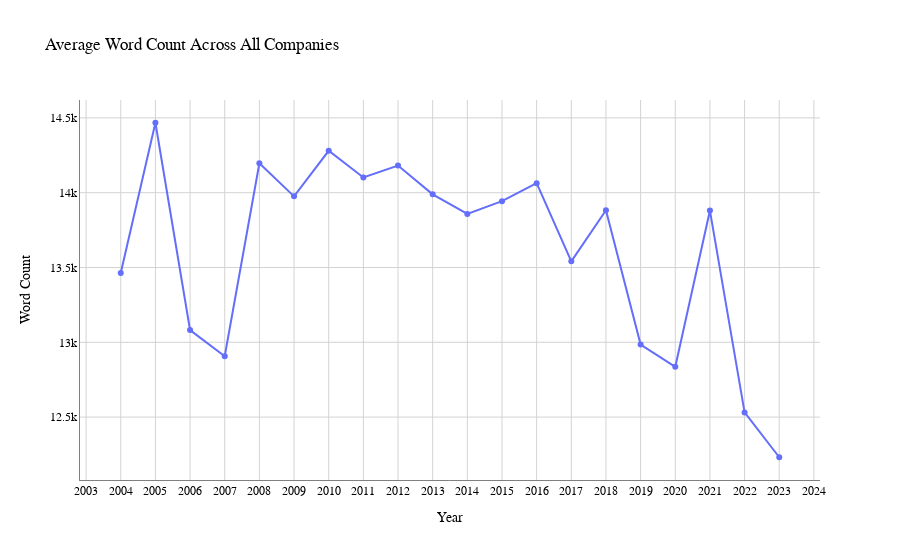

Write notebook code for a chart like this one.
### Markdown cell above
#### Word Count Over Time by Company

### Code cell
# Plot - Word Count over time by Company
def plot_data(selected_companies):
    global fig  
    fig = go.Figure()

    if not selected_companies:
        avg_data = df.groupby('Year')['Word Count'].mean().reset_index()
        fig.add_trace(go.Scatter(
            x=avg_data['Year'],
            y=avg_data['Word Count'],
            mode='lines+markers',
            name='Average Word Count',
            hoverinfo='all'
        ))
        title_text = "Average Word Count Across All Companies"
    else:
        max_word_count = 0
        company_names = []

        for company in selected_companies:
            company_data = df[df['Company'] == company].sort_values('Year')
            current_max = company_data['Word Count'].max()
            if current_max > max_word_count:
                max_word_count = current_max

            fig.add_trace(go.Scatter(
                x=company_data['Year'],
                y=company_data['Word Count'],
                mode='lines+markers',
                name=company,
                hoverinfo='all'
            ))

            company_names.append(company)

        title_text = f"Word Count Time Series for {' & '.join(company_names)}"

    fig.update_layout(
        title=title_text,
        xaxis_title='Year',
        yaxis_title='Word Count',
        legend_title='Company',
        hovermode='closest',
        plot_bgcolor='white',
        xaxis=dict(
            tickmode='linear',
            dtick=1,
            showline=True,
            showgrid=True,
            linecolor='gray',
            gridcolor='lightgray'
        ),
        yaxis=dict(
            showline=True,
            showgrid=True,
            linecolor='gray',
            gridcolor='lightgray'
        ),
        font=dict(
            family="Arial, sans-serif",
            size=12,
            color="black"
        )
    )

    fig.show()

# Function to save the plot
def save_plot(_):
    if not company_dropdown.value:
        filename = 'average_word_count_across_all_companies.html'
    else:
        company_names = '_'.join(company_dropdown.value).replace(' ', '_')
        filename = f'word_count_time_series_for_{company_names}.html'
    fig.write_html(filename)
    print(f'Plot saved as {filename}')

# Dropdown for selecting the company with multiple-selections
company_dropdown = widgets.SelectMultiple(
    options=sorted(df['Company'].unique()),
    description='Company:',
    disabled=False
)

# Save button
save_button = Button(description="Save Plot")
save_button.on_click(save_plot)

# Displaying the plot
ui = VBox([company_dropdown, save_button])
interact(plot_data, selected_companies=company_dropdown)
display(ui)

####### In order to select multiple companies at the same time -> hold CTRL + left mouse click #######

### Figure 1 — Plotly figure (JSON) as saved in the notebook; plotly's stock layout.template omitted (floating-point values rounded to 4 significant figures)
{"data": [{"hoverinfo": "all", "mode": "lines+markers", "name": "Average Word Count", "type": "scatter", "x": [2004, 2005, 2006, 2007, 2008, 2009, 2010, 2011, 2012, 2013, 2014, 2015, 2016, 2017, 2018, 2019, 2020, 2021, 2022, 2023], "y": [13460.0, 14470.0, 13080.0, 12910.0, 14200.0, 13980.0, 14280.0, 14100.0, 14180.0, 13989, 13858, 13940.0, 14060.0, 13540.0, 13880.0, 12990.0, 12840.0, 13880.0, 12530.0, 12230.0]}], "layout": {"font": {"color": "black", "family": "Arial, sans-serif", "size": 12}, "hovermode": "closest", "legend": {"title": {"text": "Company"}}, "plot_bgcolor": "white", "title": {"text": "Average Word Count Across All Companies"}, "xaxis": {"dtick": 1, "gridcolor": "lightgray", "linecolor": "gray", "showgrid": true, "showline": true, "tickmode": "linear", "title": {"text": "Year"}}, "yaxis": {"gridcolor": "lightgray", "linecolor": "gray", "showgrid": true, "showline": true, "title": {"text": "Word Count"}}}}
